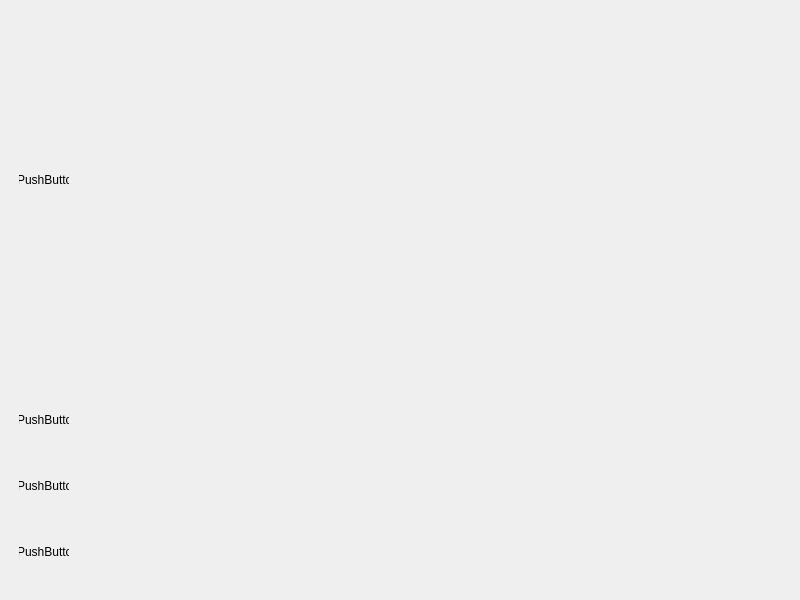
<?xml version="1.0" encoding="UTF-8"?>
<ui version="4.0">
 <class>MainWindow</class>
 <widget class="QMainWindow" name="MainWindow">
  <property name="geometry">
   <rect>
    <x>0</x>
    <y>0</y>
    <width>800</width>
    <height>600</height>
   </rect>
  </property>
  <property name="minimumSize">
   <size>
    <width>800</width>
    <height>600</height>
   </size>
  </property>
  <property name="maximumSize">
   <size>
    <width>800</width>
    <height>600</height>
   </size>
  </property>
  <property name="windowTitle">
   <string>MainWindow</string>
  </property>
  <property name="attribute" stdset="0">
   <bool>true</bool>
  </property>
  <widget class="QWidget" name="centralWidget">
   <layout class="QGridLayout" name="gridLayout_2">
    <item row="0" column="0">
     <layout class="QGridLayout" name="gridLayout">
      <item row="1" column="1" rowspan="2">
       <widget class="QStackedWidget" name="stackedWidget">
        <property name="maximumSize">
         <size>
          <width>16777215</width>
          <height>16777215</height>
         </size>
        </property>
        <widget class="QWidget" name="page_3"/>
        <widget class="QWidget" name="page_4"/>
       </widget>
      </item>
      <item row="0" column="1">
       <layout class="QHBoxLayout" name="horizontalLayout">
        <item>
         <spacer name="horizontalSpacer">
          <property name="orientation">
           <enum>Qt::Orientation::Horizontal</enum>
          </property>
          <property name="sizeHint" stdset="0">
           <size>
            <width>40</width>
            <height>20</height>
           </size>
          </property>
         </spacer>
        </item>
        <item alignment="Qt::AlignmentFlag::AlignRight|Qt::AlignmentFlag::AlignTop">
         <widget class="QPushButton" name="pushButton">
          <property name="minimumSize">
           <size>
            <width>30</width>
            <height>30</height>
           </size>
          </property>
          <property name="maximumSize">
           <size>
            <width>30</width>
            <height>30</height>
           </size>
          </property>
          <property name="styleSheet">
           <string notr="true">background-color: rgba(0, 0, 0, 0);</string>
          </property>
          <property name="text">
           <string/>
          </property>
          <property name="icon">
           <iconset resource="../../res/res.qrc">
            <normaloff>:/icon/minimize.png</normaloff>:/icon/minimize.png</iconset>
          </property>
          <property name="iconSize">
           <size>
            <width>30</width>
            <height>30</height>
           </size>
          </property>
          <property name="flat">
           <bool>true</bool>
          </property>
         </widget>
        </item>
        <item alignment="Qt::AlignmentFlag::AlignRight|Qt::AlignmentFlag::AlignTop">
         <widget class="QPushButton" name="pushButton_2">
          <property name="minimumSize">
           <size>
            <width>30</width>
            <height>30</height>
           </size>
          </property>
          <property name="maximumSize">
           <size>
            <width>30</width>
            <height>30</height>
           </size>
          </property>
          <property name="styleSheet">
           <string notr="true">background-color: rgba(0, 0, 0, 0);</string>
          </property>
          <property name="text">
           <string/>
          </property>
          <property name="icon">
           <iconset resource="../../res/res.qrc">
            <normaloff>:/icon/maximize.png</normaloff>:/icon/maximize.png</iconset>
          </property>
          <property name="iconSize">
           <size>
            <width>30</width>
            <height>30</height>
           </size>
          </property>
          <property name="flat">
           <bool>true</bool>
          </property>
         </widget>
        </item>
        <item alignment="Qt::AlignmentFlag::AlignRight|Qt::AlignmentFlag::AlignTop">
         <widget class="QPushButton" name="pushButton_3">
          <property name="minimumSize">
           <size>
            <width>30</width>
            <height>30</height>
           </size>
          </property>
          <property name="maximumSize">
           <size>
            <width>30</width>
            <height>30</height>
           </size>
          </property>
          <property name="styleSheet">
           <string notr="true">background-color: rgba(0, 0, 0, 0);</string>
          </property>
          <property name="text">
           <string/>
          </property>
          <property name="icon">
           <iconset resource="../../res/res.qrc">
            <normaloff>:/icon/close.png</normaloff>:/icon/close.png</iconset>
          </property>
          <property name="iconSize">
           <size>
            <width>30</width>
            <height>30</height>
           </size>
          </property>
          <property name="flat">
           <bool>true</bool>
          </property>
         </widget>
        </item>
       </layout>
      </item>
      <item row="0" column="0" rowspan="3">
       <widget class="QWidget" name="widget" native="true">
        <property name="minimumSize">
         <size>
          <width>60</width>
          <height>0</height>
         </size>
        </property>
        <property name="maximumSize">
         <size>
          <width>60</width>
          <height>16777215</height>
         </size>
        </property>
        <layout class="QGridLayout" name="gridLayout_3">
         <item row="3" column="0">
          <layout class="QVBoxLayout" name="lyt_tool">
           <item alignment="Qt::AlignmentFlag::AlignLeft|Qt::AlignmentFlag::AlignBottom">
            <widget class="QPushButton" name="pushButton_7">
             <property name="minimumSize">
              <size>
               <width>60</width>
               <height>60</height>
              </size>
             </property>
             <property name="maximumSize">
              <size>
               <width>60</width>
               <height>60</height>
              </size>
             </property>
             <property name="text">
              <string>PushButton</string>
             </property>
             <property name="iconSize">
              <size>
               <width>60</width>
               <height>60</height>
              </size>
             </property>
             <property name="flat">
              <bool>true</bool>
             </property>
            </widget>
           </item>
           <item alignment="Qt::AlignmentFlag::AlignLeft|Qt::AlignmentFlag::AlignBottom">
            <widget class="QPushButton" name="pushButton_8">
             <property name="minimumSize">
              <size>
               <width>60</width>
               <height>60</height>
              </size>
             </property>
             <property name="maximumSize">
              <size>
               <width>60</width>
               <height>60</height>
              </size>
             </property>
             <property name="text">
              <string>PushButton</string>
             </property>
             <property name="iconSize">
              <size>
               <width>60</width>
               <height>60</height>
              </size>
             </property>
             <property name="flat">
              <bool>true</bool>
             </property>
            </widget>
           </item>
           <item alignment="Qt::AlignmentFlag::AlignLeft|Qt::AlignmentFlag::AlignBottom">
            <widget class="QPushButton" name="pushButton_6">
             <property name="minimumSize">
              <size>
               <width>60</width>
               <height>60</height>
              </size>
             </property>
             <property name="maximumSize">
              <size>
               <width>60</width>
               <height>60</height>
              </size>
             </property>
             <property name="text">
              <string>PushButton</string>
             </property>
             <property name="iconSize">
              <size>
               <width>60</width>
               <height>60</height>
              </size>
             </property>
             <property name="flat">
              <bool>true</bool>
             </property>
            </widget>
           </item>
          </layout>
         </item>
         <item row="2" column="0">
          <spacer name="verticalSpacer">
           <property name="orientation">
            <enum>Qt::Orientation::Vertical</enum>
           </property>
           <property name="sizeHint" stdset="0">
            <size>
             <width>20</width>
             <height>40</height>
            </size>
           </property>
          </spacer>
         </item>
         <item row="1" column="0">
          <layout class="QVBoxLayout" name="lyt_widget">
           <item alignment="Qt::AlignmentFlag::AlignLeft|Qt::AlignmentFlag::AlignTop">
            <widget class="QPushButton" name="pushButton_5">
             <property name="minimumSize">
              <size>
               <width>60</width>
               <height>60</height>
              </size>
             </property>
             <property name="maximumSize">
              <size>
               <width>60</width>
               <height>60</height>
              </size>
             </property>
             <property name="text">
              <string/>
             </property>
             <property name="icon">
              <iconset resource="../../res/res.qrc">
               <normaloff>:/icon/hovered_skull.png</normaloff>:/icon/hovered_skull.png</iconset>
             </property>
             <property name="iconSize">
              <size>
               <width>60</width>
               <height>60</height>
              </size>
             </property>
             <property name="flat">
              <bool>true</bool>
             </property>
            </widget>
           </item>
           <item alignment="Qt::AlignmentFlag::AlignLeft|Qt::AlignmentFlag::AlignTop">
            <widget class="QPushButton" name="pushButton_4">
             <property name="minimumSize">
              <size>
               <width>60</width>
               <height>60</height>
              </size>
             </property>
             <property name="maximumSize">
              <size>
               <width>60</width>
               <height>60</height>
              </size>
             </property>
             <property name="text">
              <string>PushButton</string>
             </property>
             <property name="iconSize">
              <size>
               <width>60</width>
               <height>60</height>
              </size>
             </property>
             <property name="flat">
              <bool>true</bool>
             </property>
            </widget>
           </item>
          </layout>
         </item>
         <item row="0" column="0" alignment="Qt::AlignmentFlag::AlignLeft|Qt::AlignmentFlag::AlignTop">
          <widget class="QPushButton" name="btn_profile">
           <property name="minimumSize">
            <size>
             <width>60</width>
             <height>60</height>
            </size>
           </property>
           <property name="maximumSize">
            <size>
             <width>60</width>
             <height>60</height>
            </size>
           </property>
           <property name="styleSheet">
            <string notr="true">background-color: rgba(0, 0, 0, 0);</string>
           </property>
           <property name="text">
            <string/>
           </property>
           <property name="icon">
            <iconset resource="../../res/res.qrc">
             <normaloff>:/icon/icon.png</normaloff>:/icon/icon.png</iconset>
           </property>
           <property name="iconSize">
            <size>
             <width>60</width>
             <height>60</height>
            </size>
           </property>
           <property name="flat">
            <bool>true</bool>
           </property>
          </widget>
         </item>
        </layout>
       </widget>
      </item>
     </layout>
    </item>
   </layout>
  </widget>
 </widget>
 <resources>
  <include location="../../res/res.qrc"/>
 </resources>
 <connections/>
</ui>
